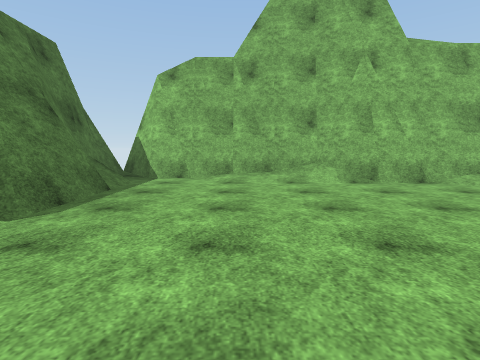
View 1 (above)

23 first-person views from a walk through a 3-D level made in the Unity game engine. The camera is 1.3 m above the floor, tilts 6° down and sees 80° across. The floor is counted in squares, 2 m on a side. Each view is taken from the middle of a square. On the plan, view 1 faces up. The plan holds only what a view shows up to about 9 squares ahead; the rest is blank. The place goes on beyond the plan. Surface patterns are stand-ins for the level's own textures.

View 2
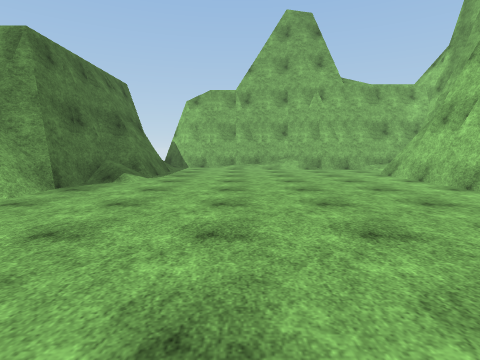

View 3
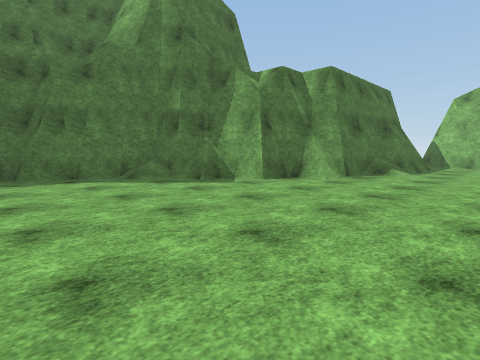

View 4
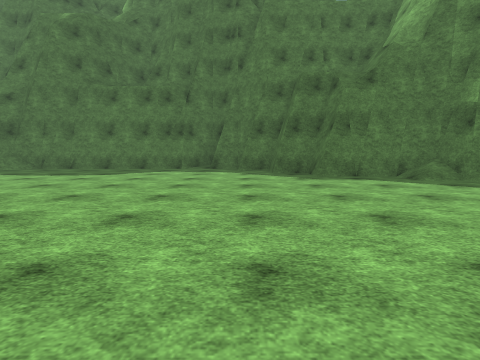

View 5
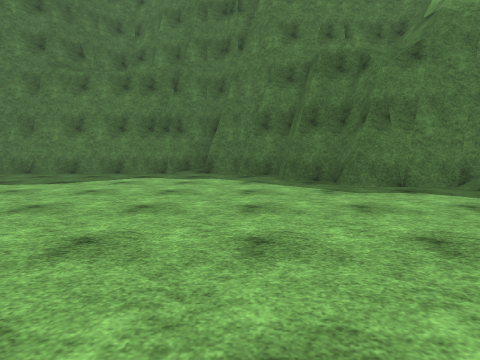

View 6
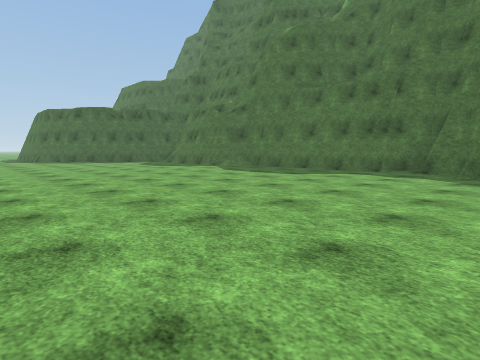

View 7
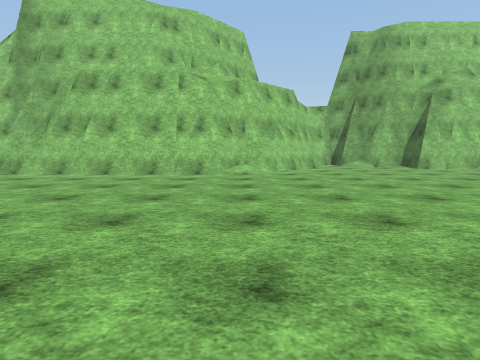

View 8
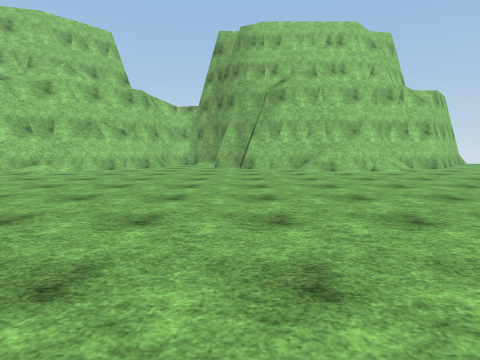

View 9
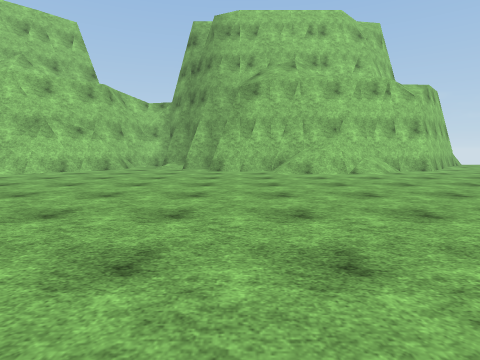

View 10
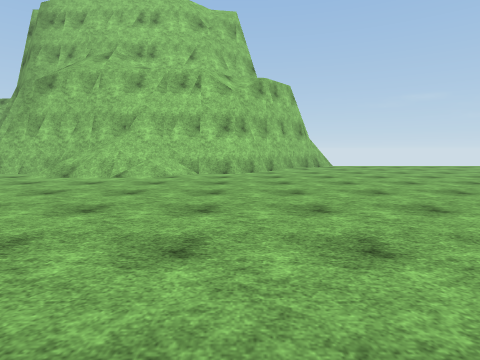

View 11
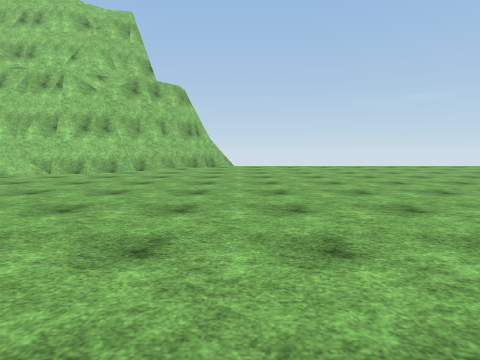

View 12
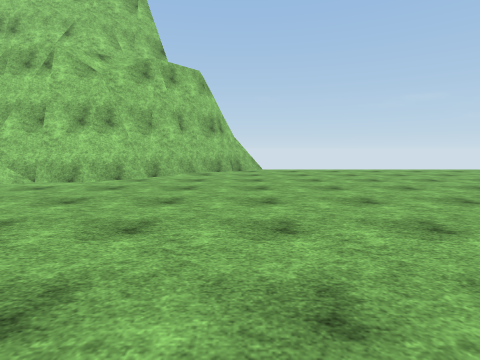

View 13
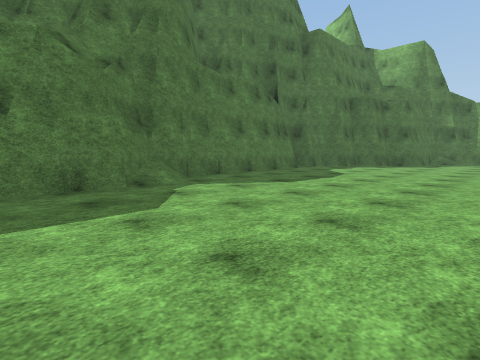

View 14
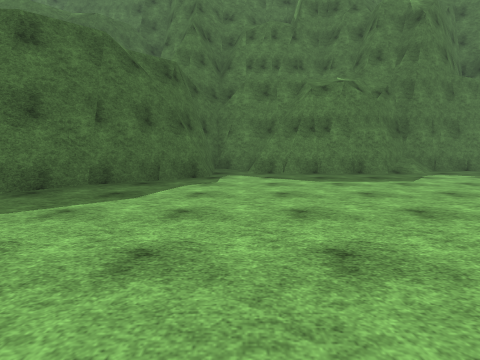

View 15
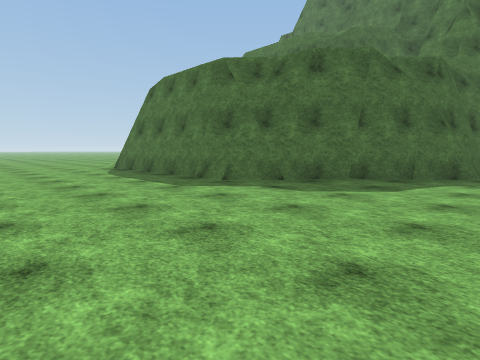

View 16
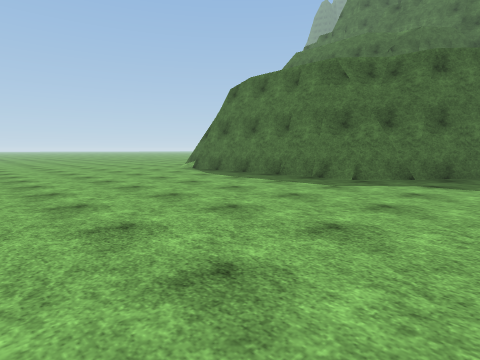

View 17
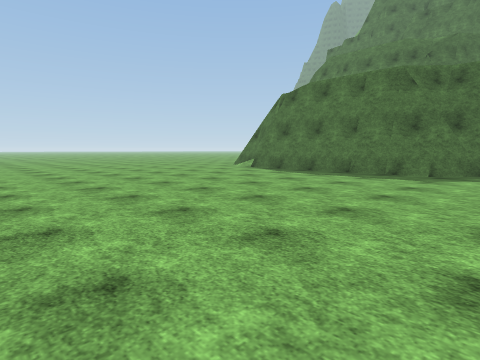

View 18
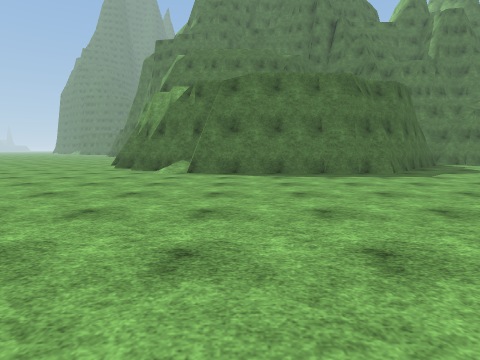

View 19
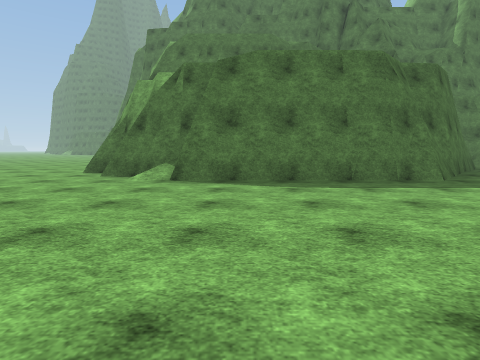

View 20
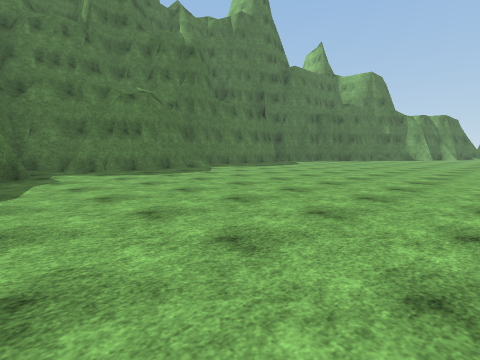

View 21
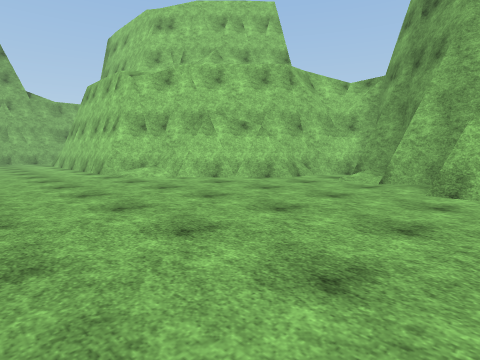

View 22
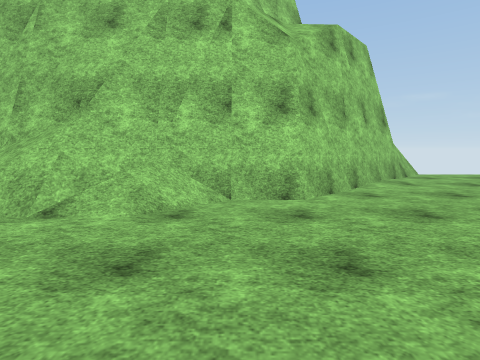

View 23
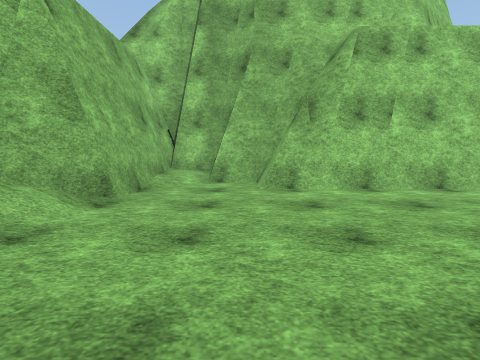

### Floor plan
Key: @ floor where view 1 was taken; # wall or solid block; . floor; / step, stairs or slope; = window, fence, low wall or low ledge.
Columns run from 10 left of view 1 to 10 right of it. Each row starts with its distance up from view 1.
  7        #######
  6        #...//####
  5        #......./#
  4        ##......##
  3        ##.....##
  2        #......#
  1       ##......#
  0      ##=..@...#
 -1     ###.......#
 -2    ###........##
 -3    #........../#
 -4    #...........##
 -5   ##............##
 -6  ##..............##
 -7 ##................#
 -8 #................##
 -9 #...............##
-10 #...............#
-11 #............../#
-12 #............../#
-13 #..............=#
-14 #............../#
-15 #...............#
-16 ##..............##
-17  #...............##
-18  #................##
-19 ##.................##
-20 #...................=
-21 ###.................
-22   ##................
-23    ##...............
-24     ##..............
-25      ##.............
-26      ##.............
-27       #........ ..
-28       #........
-29       #........
-30      ##.......
-31     ##........
-32     ##........
-33     #.........

Where each view was taken, in squares from view 1:
view 1: 0 up, 0 right, facing up
view 2: 4 down, 0 right, facing up
view 3: 6 down, 0 right, facing up-left
view 4: 7 down, 0 right, facing left
view 5: 7 down, 2 left, facing left
view 6: 6 down, 1 left, facing down-left
view 7: 3 down, 4 left, facing right
view 8: 9 down, 4 left, facing right
view 9: 10 down, 3 left, facing right
view 10: 16 down, 2 left, facing right
view 11: 20 down, 2 left, facing right
view 12: 19 down, 0 right, facing right
view 13: 18 down, 4 left, facing up-left
view 14: 20 down, 1 left, facing left
view 15: 20 down, 0 right, facing down-left
view 16: 22 down, 2 right, facing down-left
view 17: 23 down, 4 right, facing down-left
view 18: 29 down, 4 right, facing left
view 19: 29 down, 2 right, facing left
view 20: 22 down, 0 right, facing up-left
view 21: 10 down, 1 right, facing up-right
view 22: 15 down, 2 right, facing right
view 23: 4 up, 1 left, facing right
